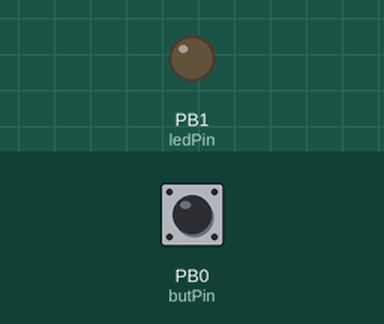
This sketch was run on a simulated ATtiny85, built with avr-gcc and run on an emulated ATtiny85. Shown: output pins drawn as LEDs (lit = HIGH). The inputs (shaded band) are chosen by the test bench; at power-on: PB0 (butPin) LOW.

Above: at 1.2 s.
1.3 s: PB0 (butPin) pulled HIGH for 1 s
At 2.3 s:
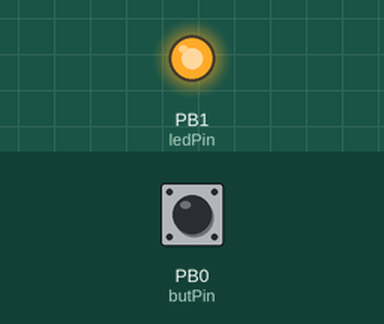
4.3 s: PB0 (butPin) pulled HIGH for 0.15 s
At 4.3 s:
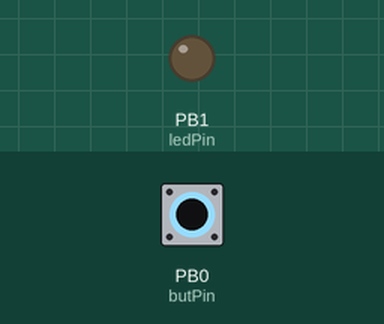
5.9 s: PB0 (butPin) pulled HIGH for 3.2 s
At 9.07 s:
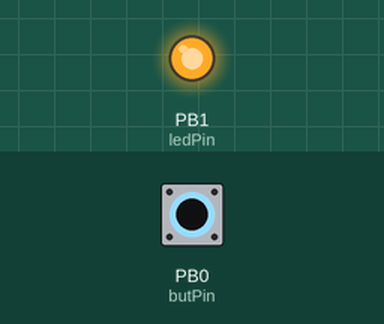
Timing chart, 0 to 16.6 s (numbered marks = the images above; inputs shaded):
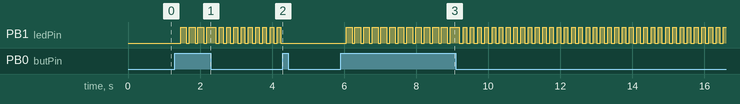

The sketch:

ATTiny85HelloMode.ino
```cpp
//COLT DOSTER

//appropriate pins for both button and LED
int ledPin = 1;
int butPin = 0;

//WILL RECORD THE DIGITAL READ OF THE BUTTON
// AND WHETHER THE BUTTON HAS BEEN PRESSED OR NOT
int butVal;
int previousVal = 0;


//STATE LABELS CORRESPOND TO WHAT THE LED WILL BE DOING
enum State {
  OFF,
  ON,
  BLINK

};

State currentState;

//THIS VARIABLE WILL BE COMAPRED TO THE MILLIS TIME TO SEE IF IT IS LARGER THAN THE TIMER
long lastTime;
//THIS VARIABLE WILL SIMPLY HOLD A 100 VALUE BECAUSE I WANT THE LED TO FLASH IN 100 MILLISECOND INTERVALS
long timer;

// boolean to represent if the button was pressed or not
boolean light;


void setup() {
  // put your setup code here, to run once:
  Serial.begin(9600);

  pinMode(ledPin, OUTPUT);
  pinMode(butPin, INPUT);

//WHEN THE CODE IS RUN THE LED WILL BE OFF
  currentState = OFF;


  lastTime = 0;
  timer = 100;


}

void loop() {
  // put your main code here, to run repeatedly:
  butVal = digitalRead(butPin);


//BOOLEAN MANAGES WHETHER OR NOT LED IS LIT
if(light == true){
digitalWrite(ledPin,HIGH);
}else {
  digitalWrite(ledPin,LOW);
}

//// DIRECTIONS FOR LIGHTING THE LED
  if(currentState == OFF){
    light = false;
  } else if (currentState == ON){
    light = true;
  } else if (currentState == BLINK){
    if(millis() - lastTime >= timer){
    light = !light;
    lastTime = millis();
    }
  }


//THE STATE MANAGES WHEN ONE STATE SWITCHES TO THE NEXT

    switch(currentState) {

      case OFF:
     if(butVal == 1 && previousVal == 0){
        butVal = previousVal;
        delay(80);
        currentState = BLINK;
      }
      break;

/*NOTE: I have double and triple checked, I am not sure why the BLINK state turns the LED on
and the ON state has the LED blinking. That is why they are in this order.
This order does have the LED correctly run through the states*/

      case BLINK:
      if(butVal == 1 && previousVal == 0){
        butVal = previousVal;
        delay(80);
        currentState = ON;
      }
      break;

      case ON:
      if(butVal == 1 && previousVal == 0){
        butVal = previousVal;
        delay(80);
        currentState = OFF;
      }
      break;

    }


}
```

Measured:
- after the input at 1.3 s, PB1 (ledPin): goes 3 × (HIGH 0.16 s, LOW 0.08 s), HIGH 0.26 s, 9 × (LOW 0.10 s, HIGH 0.10 s), then LOW, starting after 0.16 s
- after the input at 4.3 s, PB1 (ledPin): stops changing and stays LOW
- after the input at 5.9 s, PB1 (ledPin): goes 12 × (HIGH 0.16 s, LOW 0.08 s), HIGH 0.26 s, 36 × (LOW 0.10 s, HIGH 0.10 s), LOW 0.10 s, then HIGH, starting after 0.16 s
